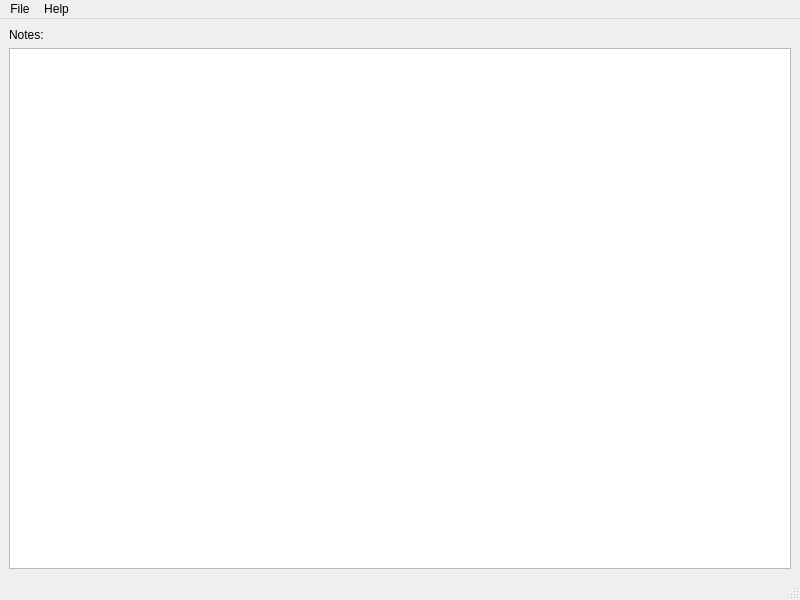
<?xml version="1.0" encoding="UTF-8"?>
<ui version="4.0">
 <class>MainWindow</class>
 <widget class="QMainWindow" name="MainWindow">
  <property name="geometry">
   <rect>
    <x>0</x>
    <y>0</y>
    <width>800</width>
    <height>600</height>
   </rect>
  </property>
  <property name="windowTitle">
   <string>Notes manager</string>
  </property>
  <widget class="QWidget" name="centralwidget">
   <layout class="QVBoxLayout" name="verticalLayout">
    <item>
     <widget class="QLabel" name="label">
      <property name="text">
       <string>Notes:</string>
      </property>
     </widget>
    </item>
    <item>
     <widget class="QTableView" name="tableView"/>
    </item>
   </layout>
  </widget>
  <widget class="QMenuBar" name="menubar">
   <property name="geometry">
    <rect>
     <x>0</x>
     <y>0</y>
     <width>800</width>
     <height>30</height>
    </rect>
   </property>
   <widget class="QMenu" name="menuFile">
    <property name="title">
     <string>File</string>
    </property>
    <addaction name="actionOPen"/>
   </widget>
   <widget class="QMenu" name="menuHelp">
    <property name="title">
     <string>Help</string>
    </property>
   </widget>
   <addaction name="menuFile"/>
   <addaction name="menuHelp"/>
  </widget>
  <widget class="QStatusBar" name="statusbar"/>
  <action name="actionOPen">
   <property name="text">
    <string>Open</string>
   </property>
  </action>
 </widget>
 <resources/>
 <connections/>
</ui>
